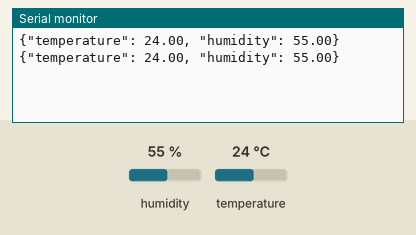
Simulated run of this sketch. Board: Arduino Uno, built with avr-gcc and run on an emulated ATmega328P. On the bench: the last lines printed to the serial monitor. The inputs (shaded band) are chosen by the test bench; at power-on: humidity 55 %, temperature 24 °C.

Above: at 2.8 s.
2.9 s: humidity set to 22 %
At 4.6 s:
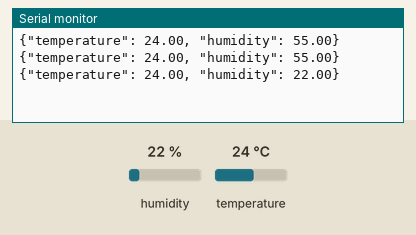
5.6 s: temperature set to 12 °C
At 7.0 s:
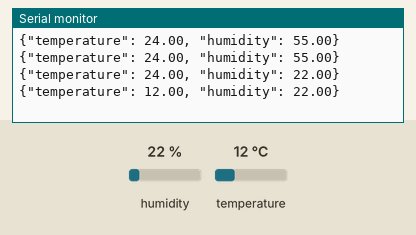
8.3 s: humidity set to 40 %
At 10.6 s:
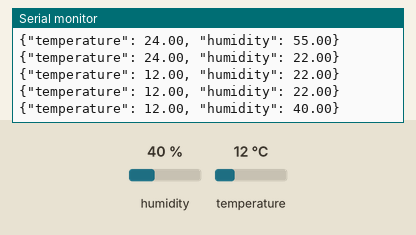
Timing chart, 0 to 12.1 s (numbered marks = the images above; inputs shaded):
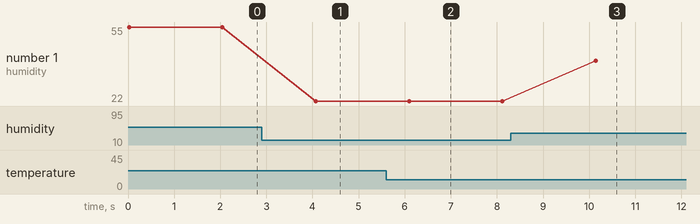

The sketch:

arduino-dht11.ino
```cpp
#include <DHT.h>

#define DHTPIN 4     // Digital pin connected to the DHT11 sensor
#define DHTTYPE DHT11 // DHT 11

DHT dht(DHTPIN, DHTTYPE);

void setup() {
  Serial.begin(9600);
  dht.begin();
}

void loop() {
  // Read temperature and humidity from DHT11
  float h = dht.readHumidity();
  float t = dht.readTemperature();

  // Check if readings are valid
  if (isnan(h) || isnan(t)) {
    Serial.println("Failed to read from DHT sensor!");
    return;
  }

  // Print temperature and humidity to the serial monitor
  String payload = "{\"temperature\": " + String(t) + ", \"humidity\": " + String(h) + "}";
  Serial.println(payload);
  delay(2000);
}
```

Measured:
- after the input at 2.9 s, the serial monitor: prints a new line after 1.2 s (image 1)
- after the input at 5.6 s, the serial monitor: prints a new line after 0.50 s (image 2)
- after the input at 8.3 s, the serial monitor: prints a new line after 1.8 s (image 3)
- plotted number 1: 55 → 22 after the input at 2.9 s, 22 → 40 after the input at 8.3 s
